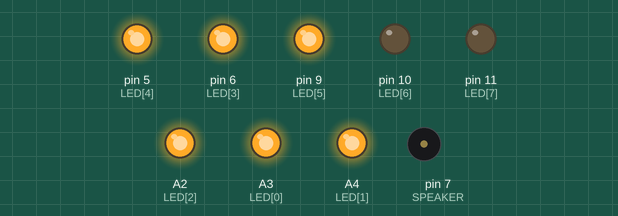
The sketch below on a simulated Arduino Uno, built with avr-gcc and run on an emulated ATmega328P. Shown: output pins drawn as LEDs (lit = HIGH), buzzer (waves = sounding). Random numbers use the default seed unless the sketch sets one.

Above: at 2.2 s.
At 7.02 s:
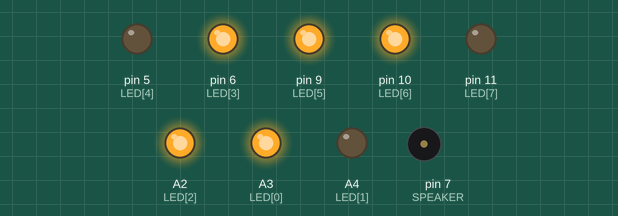
At 14.1 s:
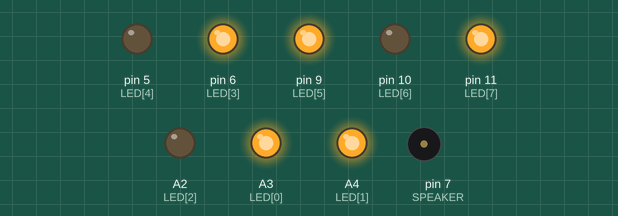
At 22.05 s:
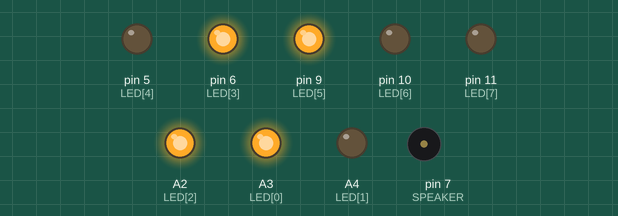
At 29.1 s:
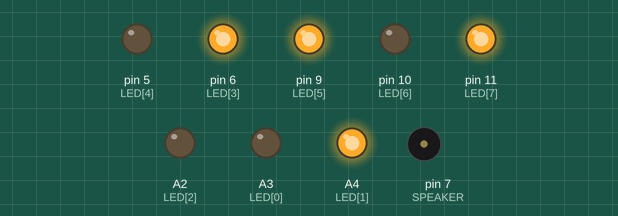
At 39.5 s:
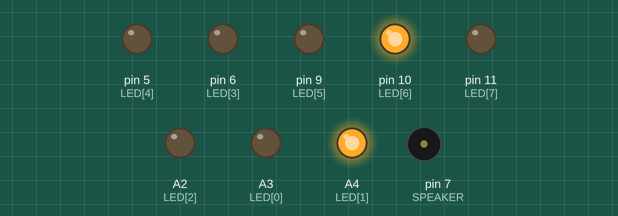
Timing chart, 0 to 40.0 s (numbered marks = the images above):
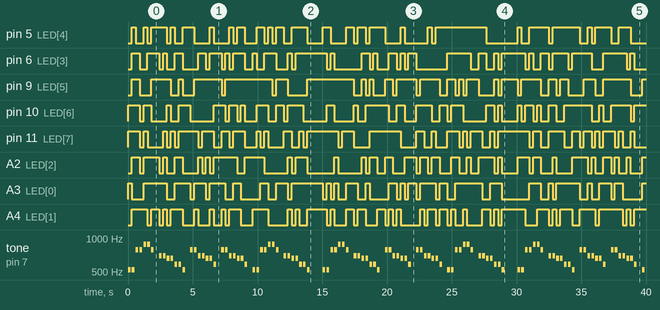

The sketch:

song.ino
```cpp
const int SPEAKER = 7;

const int LED_COUNT = 8;
int LED[ LED_COUNT ] = { A3, A4, A2, 6, 5, 9, 10, 11 };

const int A = 880;
const int B = 494;
const int C = 523;
const int D = 587;
const int E = 659;
const int F = 698;
const int G = 784;
const int REST = 0;

const int SIZE = 50;
int SONG[ SIZE ] = {
 C, C, G, G, A, A, G, REST,
 F, F, E, E, D, D, C, REST,
 G, G, F, F, E, E, D, REST,
 G, G, F, F, E, E, D, REST,
 C, C, G, G, A, A, G, REST,
 F, F, E, E, D, D, C, REST, REST, REST
};

void setup() {
  pinMode( SPEAKER, OUTPUT );
  for( int i=0; i< LED_COUNT; i++ ){
    pinMode( LED[i], OUTPUT );
  }
  randomSeed(analogRead(0));
}

void twinkle() {
  int twinkle = random( LED_COUNT );
  for( int i=0; i< LED_COUNT; i++ ){
    digitalWrite( LED[i], random(2) );
  }
}

int note_index = 0;
void loop() {
  int note = SONG[note_index];
  if (note == 0) {
    noTone(SPEAKER);
  } else {
    tone(SPEAKER, SONG[note_index] );
    twinkle();
  }
  note_index = (note_index + 1) % SIZE;

  delay(200);
  noTone(SPEAKER);
  delay(100);
}
```

Measured:
- by itself, pin 5 (LED[4]): LOW → HIGH at 0.30 s, → LOW 0.30 s later, → HIGH 0.60 s later, → LOW 0.30 s later, … (50 changes in this stretch)
- by itself, pin 6 (LED[3]): LOW → HIGH at 0.30 s, → LOW 0.60 s later, → HIGH 0.60 s later, → LOW 0.90 s later, … (56 changes in this stretch)
- by itself, pin 9 (LED[5]): LOW → HIGH at 0.30 s, → LOW 0.60 s later, → HIGH 0.90 s later, → LOW 1.5 s later, … (45 changes in this stretch)
- by itself, pin 10 (LED[6]): LOW → HIGH at 0.00 s, → LOW 0.90 s later, → HIGH 0.30 s later, → LOW 0.60 s later, … (53 changes in this stretch)
- by itself, pin 11 (LED[7]): LOW → HIGH at 0.00 s, → LOW 0.90 s later, → HIGH 0.30 s later, → LOW 0.30 s later, … (60 changes in this stretch)
- by itself, A2 (LED[2]): LOW → HIGH at 0.30 s, → LOW 0.60 s later, → HIGH 0.30 s later, → LOW 1.2 s later, … (59 changes in this stretch)
- by itself, A3 (LED[0]): LOW → HIGH at 0.00 s, → LOW 0.30 s later, → HIGH 0.90 s later, → LOW 1.8 s later, … (53 changes in this stretch)
- by itself, A4 (LED[1]): LOW → HIGH at 0.30 s, → LOW 1.2 s later, → HIGH 0.30 s later, → LOW 0.60 s later, … (65 changes in this stretch)
